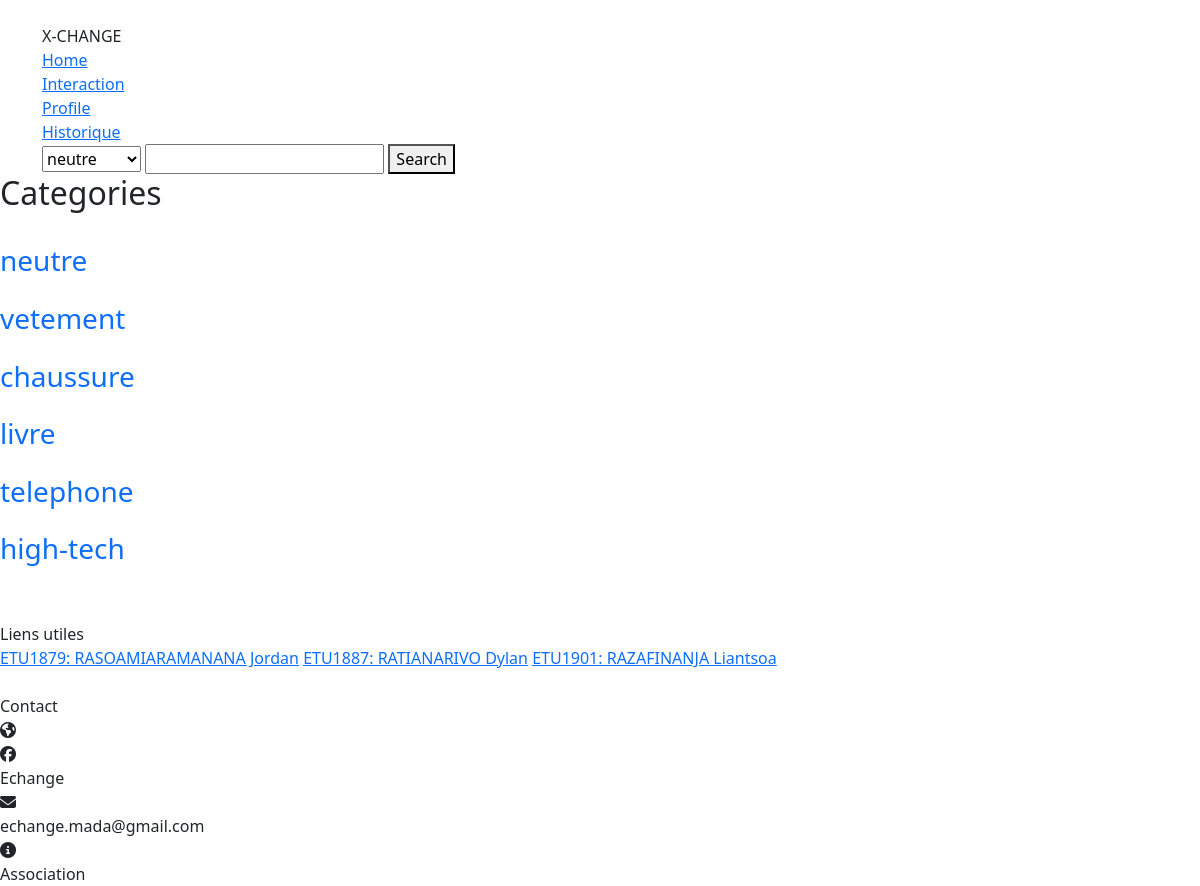
The page /index.php/login/accueil on the database its author committed.
### tables this page shows
create table category (
    idcategory int primary key auto_increment,
    nomcategory varchar(20)
);

### application/views/template.php (called while the page is built)
<?php
    $this->load->view("header");
    $this->load->view($contents);
    $this->load->view("footer");
?>

### application/controllers/Login.php (called while the page is built, shortened)
<?php
class Login extends CI_Controller {
    public function __construct(){
        $this->load->library('session');
    }
    public function accueil(){
        $this->load->model('Categorie_model');
        $category= $this->Categorie_model->allcategories() ;
        $donnee = array();
        $donnee['cate'] = $category;
        $data['category'] = $donnee['cate'];
        $data['contents'] = 'accueil';
         $this->load->view('template',$data);
    }
}
?>

### index.php (called while the page is built, shortened)
<?php
require_once BASEPATH.'core/CodeIgniter.php';

### application/models/Categorie_model.php (called while the page is built, shortened)
<?php
    class Categorie_model extends CI_Model{
        public function allCategories(){
            $req = "SELECT * FROM category";
            $fin = sprintf($req);
            $query = $this->db->query($fin);
            return $query->result_array();
        }
    }
?>

### application/views/accueil.php (the view, shortened to what this page needs)
<main id="accueil">
    <div class="main-left">
        <div class="category">
            <div class="col-lg-3">
                <h1 class="h2 pb-4">Categories</h1>
                <ul class="list-unstyled templatemo-accordion">
                    <?php for ($i=0; $i < count($category) ; $i++) { ?>
                        <li class="pb-3">
                            <a id="category" class="lien collapsed d-flex justify-content-between h3 text-decoration-none" value=<?php echo $category[$i]['idcategory'];?> href="#">
                                <?php echo $category[$i]['nomcategory'];?>
                            </a>
                        </li>
                    <?php } ?>
                </ul>
            </div>
        </div>
    </div>
    <div class="main-right">
    <div class="row" id ="row">
    </div>
</main>

### application/views/header.php (shortened to what this page needs)
<!DOCTYPE html>
<html lang="en">
<head>
	<link rel="stylesheet" href="<?php echo site_url();?>assets/css/footer.css">
	<link rel="stylesheet" href="<?php echo site_url();?>assets/css/header.css">
	<link rel="stylesheet" href="<?php echo site_url();?>assets/css/accueil.css">
	<link rel="stylesheet" href="<?php echo site_url();?>assets/css/profile.css">
	<link rel="stylesheet" href="<?php echo site_url();?>assets/css/custom.css">
	<link rel="stylesheet" href="<?php echo site_url();?>assets/css/echange.css">
	<link rel="stylesheet" href="<?php echo site_url();?>assets/css/interaction.css">
	<link rel="stylesheet" href="<?php echo site_url();?>assets/css/fontawesome.css">
	<link rel="stylesheet" href="<?php echo site_url();?>assets/css/fontawesome.min.css">
	<link rel="stylesheet" href="<?php echo site_url();?>assets/css/bootstrap.min.css">
</head>
<body>
	<header>
		<div class="container">
			<div class="logo">
				<div class="pic-logo">
				</div>
				<div class="name-logo">X-CHANGE</div>
			</div>
			<div class="menu">
				<div class="menu-item">
					<a href="<?php echo site_url('login/accueil');?>">Home</a>
				</div>
				<div class="menu-item">
					<a href="<?php echo site_url('interaction/page');?>">Interaction</a>
				</div>
				<div class="menu-item">
					<a href="<?php echo site_url('profile/profiler');?>">Profile</a>
				</div>
				<div class="menu-item">
				<a href="<?php echo site_url('historique/afficher');?>">Historique</a>
				</div>
				<form action="<?php echo site_url()?>search/search" method="get">
					<div class="menu-item-final">
						<select name="category" id="">
							<?php foreach($category as $category) { ?>
								<option value="<?php echo $category['idcategory'];?>"><?php echo $category['nomcategory'];?></option>
							<?php }?>
						</select>
						<input type="text" name="key" id="">
						<button type="submit">Search</button>
					</div>
				</form>
			</div>
		</div>
	</header>

### application/views/footer.php (shortened to what this page needs)
<div class="footer">
          <div class="footer-content">
            <div class="first-block">
              <div class="first-title">Liens utiles</div>
              <div class="first-content">
                <a href="">ETU1879: RASOAMIARAMANANA Jordan</a>
                <a href="">ETU1887: RATIANARIVO Dylan</a>
                <a href="">ETU1901: RAZAFINANJA Liantsoa</a>
              </div>
            </div>
            <div class="second-block">
            </div>
            <div class="third-block">
              <div class="third-title">Contact</div>
              <div class="third-content">
                <div class="item">
                  <div class="icon">
                    <i class="fa fa-globe"></i>
                  </div>
                </div>
                <div class="item">
                  <div class="icon">
                    <i class="fab fa-facebook"></i>
                  </div>
                  <div>Echange</div>
                </div>
                <div class="item">
                  <div class="icon">
                    <i class="fa fa-envelope"></i>
                  </div>
                  <div>echange.mada@gmail.com</div>
                </div>
                <div class="item">
                  <div class="icon">
                    <i class="fa fa-info-circle"></i>
                  </div>
                  <div>Association</div>
                </div>
              </div>
            </div>
          </div>
        </div>
    </body>
</html>

### rows shown on the page
category: $category[$i]['idcategory'] -1 (drawn), nomcategory "neutre"
category: $category[$i]['idcategory'] 1 (drawn), nomcategory "vetement"
category: $category[$i]['idcategory'] 2 (drawn), nomcategory "chaussure"
category: $category[$i]['idcategory'] 3 (drawn), nomcategory "livre"
category: $category[$i]['idcategory'] 4 (drawn), nomcategory "telephone"
category: $category[$i]['idcategory'] 5 (drawn), nomcategory "high-tech"

### other values the page prints
form field category "neutre"
